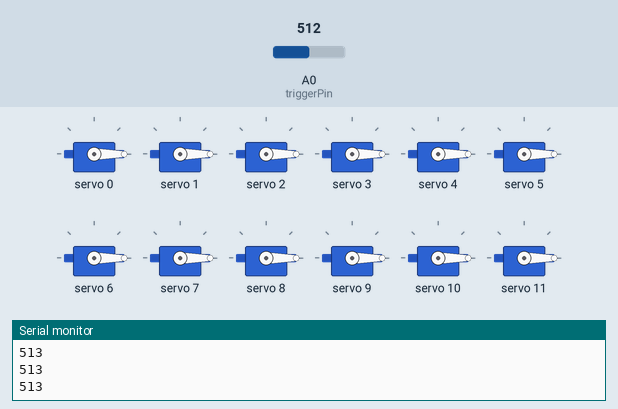
A sketch run on a simulated Arduino Uno, built with avr-gcc and run on an emulated ATmega328P. Parts: 12 × servo, the last lines printed to the serial monitor. The inputs (shaded band) are chosen by the test bench; at power-on: A0 (triggerPin) = 512.

Above: at 1.2 s.
1.3 s: A0 (triggerPin) set to 886
2.8 s: A0 (triggerPin) set to 914
At 3.2 s:
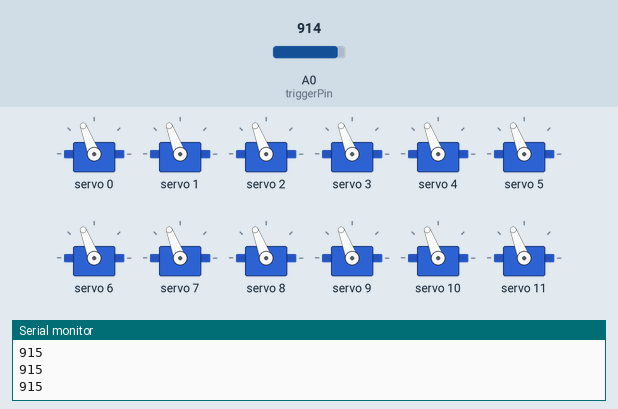
4.3 s: A0 (triggerPin) set to 890
At 5.4 s:
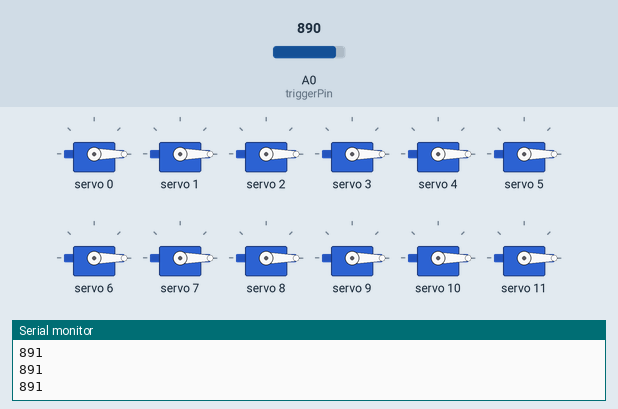
5.8 s: A0 (triggerPin) set to 900
At 6.9 s:
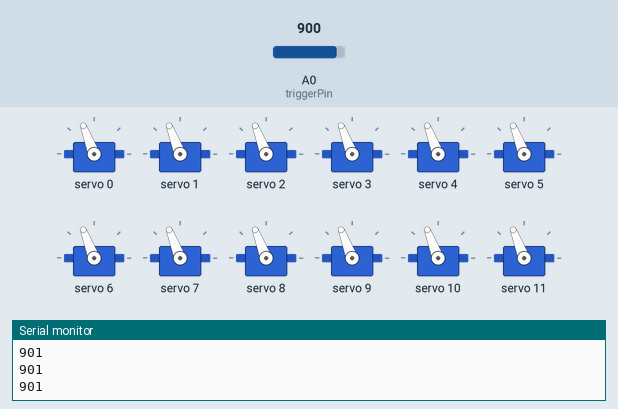
Timing chart, 0 to 8.3 s (numbered marks = the images above; inputs shaded):
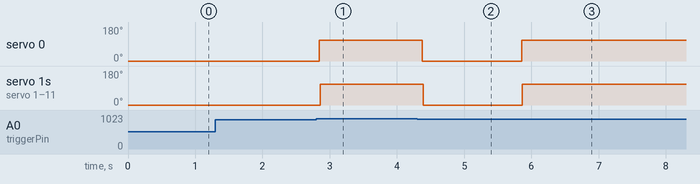

The sketch:

Ball-Lock-Arduino-HCPCA9685.ino
```cpp
/*

  To use the PCA9685 module connect it to your Arduino as follows:

  PCA9685...........Uno/Nano
  GND...............GND
  OE................N/A
  SCL...............A5
  SDA...............A4
  VCC...............5V
*/


/* Include the HCPCA9685 library */
#include "HCPCA9685.h"

/* I2C slave address for the device/module. For the HCMODU0097 the default I2C address
   is 0x40 */
#define  I2CAdd 0x40

#define triggerPin A0   // Pin that receives TTL trigger signal.
#define ON_POSITION 117  // Angle of servos in ON state. (0-180)
#define OFF_POSITION 0   // Angle of servos in OFF state. (0-180)

unsigned long readBuffer; // Stores values of trigger pin.
bool motorState = false; // Stores current state of the motor so its only changed once per value change.

/* Create an instance of the library */
HCPCA9685 HCPCA9685(I2CAdd);

// Setup and Initialization Loop.
void setup()
{
  /* Initialise the library and set it to 'servo mode' */
  HCPCA9685.Init(SERVO_MODE);

  /* Wake the device up */
  HCPCA9685.Sleep(false);

  // Set mode of trigger pin.
  pinMode(triggerPin, INPUT);    // sets the trigger pin as input
  // Begin serial output.
  Serial.begin(9600);
  // Set Lock off.
  LockOff();
}

// LockOn. Turn on ball lock.
void LockOn()
{
  motorState = !motorState;
  MoveMotors(ON_POSITION);
  Serial.println("Lock On");
}

// LockOff. Turn off ball lock.
void LockOff()
{
  motorState = !motorState;
  MoveMotors(OFF_POSITION);
  Serial.println("Lock Off");
}

// MoveMotors. Moves all motors to requested angle. Called by LockOn/LockOff.
void MoveMotors(int angle) {
  for (int i = 0; i <= 15; i++) {
    HCPCA9685.Servo(i, map(angle,0,180,0,375) ); // maps angle to position (0-180 degrees to 0-375 (emprically determined)).
  }
}


// Main Loop.
void loop()
{
  // Read N samples of the trigger pin value. (avoids noise issues).
  for (int i = 0 ; i < 500 ; i++)
  {
    readBuffer = readBuffer+analogRead(triggerPin);
  }
  readBuffer = readBuffer/500; // average.
  Serial.println(readBuffer);

  // Check if state of trigger pin has changed.
  if (readBuffer>900 & !motorState) { LockOn(); }
  if (readBuffer<900 & motorState) { LockOff(); }
}
```

Measured:
- the behaviour switches between 899 and 900 on A0 (triggerPin) (found by bisection; images 0 and 1)
- after the input at 2.8 s, servo 0: 0° → 111° after 0.05 s; servo 1–11: 0° → 111° after 0.06 s
- after the input at 4.3 s, servo 0: 111° → 0° after 0.08 s; servo 1–11: 111° → 0° after 0.09 s
- after the input at 5.8 s, servo 0: 0° → 111° after 0.06 s; servo 1–11: 0° → 111° after 0.07 s
